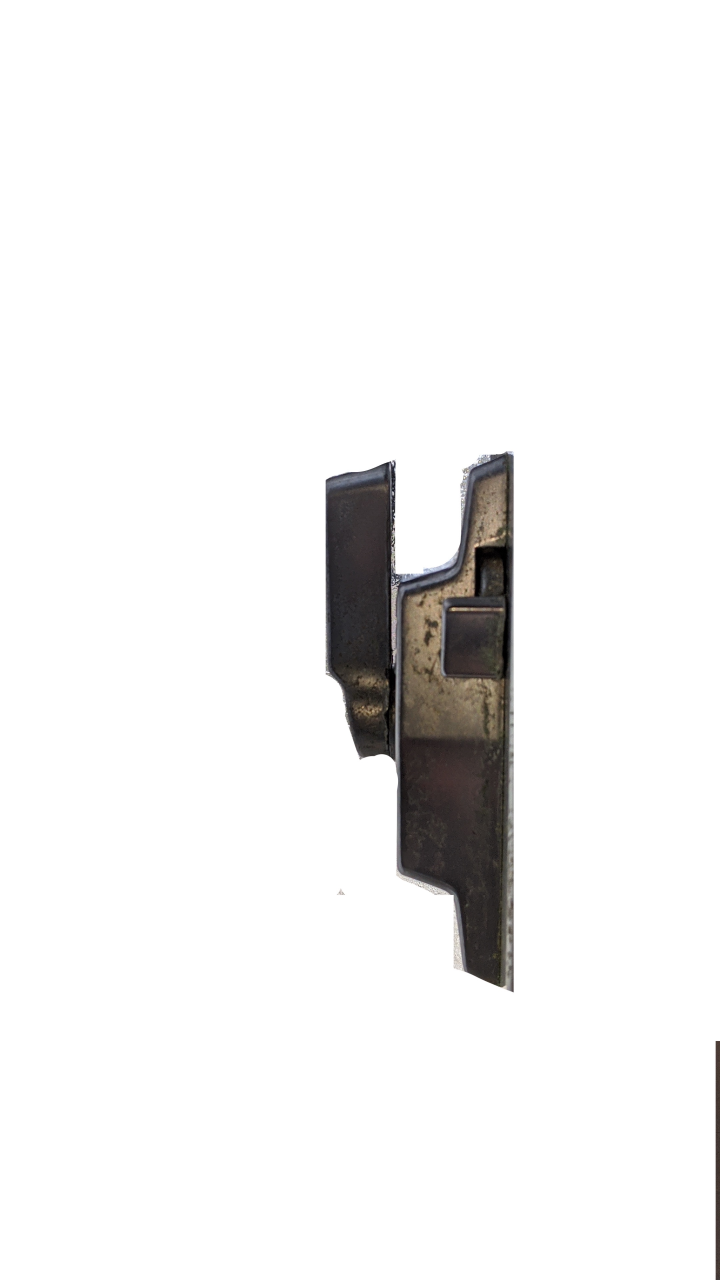
#> input picture images/base/compare.jpg, 2160 x 3840 px (shown at 1/3 size)
$ python compare_image.py
#> lines starting #> are read from the running program, lines starting #| are printed output that depends on the picture; after the words box and inside, x2 and y2 are one past the last pixel; in counts of white or black regions, pixels touching at a corner belong together; long printed decimals are rounded
# ref : https://qiita.com/best_not_best/items/c9497ffb5240622ede01

"""hist matching."""

import cv2
import os
import numpy as np
from matplotlib import pyplot as plt

TARGET_FILE = 'compare.jpg'
IMG_DIR = os.path.abspath(os.path.dirname(__file__)) + '/images/tests/'
IMG_BASE_DIR = os.path.abspath(os.path.dirname(__file__)) + '/images/base/'
IMG_RESULT_DIR = os.path.abspath(os.path.dirname(__file__)) + '/images/result/'
IMG_NEW_DIR = os.path.abspath(os.path.dirname(__file__)) + '/images/new/'
bgrLower = (10, 10, 10)  # 抽出する色の下限
bgrUpper = (100, 100, 88)  # 抽出する色の上限


# BGRで特定の色を抽出する関数
def bgr_extraction(image):
    # HSV に変換する。
    hsv = cv2.cvtColor(image, cv2.COLOR_BGR2HSV)

    # 2値化する。
    dst = cv2.inRange(hsv, (0, 0, 0), (64, 94, 255))

    fig, ax = plt.subplots(facecolor="w")
    ax.imshow(dst, cmap="gray")

    # plt.show()

    # cv2.imwrite(IMG_RESULT_DIR + 'figure2.png', dst)

    return dst


def match(from_img, to_img, file_name):
    # Initiate ORB detector
    orb = cv2.ORB_create()

    # find the keypoints and descriptors with ORB
    kp1, des1 = orb.detectAndCompute(from_img, None)
    kp2, des2 = orb.detectAndCompute(to_img, None)

    bf = cv2.BFMatcher(cv2.NORM_HAMMING, crossCheck=True)

    # Match descriptors.
    matches = bf.match(des1, des2)

    # Sort them in the order of their distance.
    matches = sorted(matches, key=lambda x: x.distance)

    # [6 lines of commented-out code are left out]

    print('there are %d good matches' % (len(matches)))

    # Draw first 10 matches.
    img3 = cv2.drawMatches(from_img, kp1, to_img, kp2, matches[:100], None, flags=2)

    # plt.imshow(img3), plt.show()

    cv2.imwrite(IMG_RESULT_DIR + file_name, img3)


def compare_histogram(target_hist, to_img):
    comparing_hist = cv2.calcHist([to_img], [0], None, [256], [0, 256])

    ret = cv2.compareHist(target_hist, comparing_hist, 0)

    return ret


# [31 lines left out: function compare_detection, not called in this run]


def compare(num=0):
#> called with num = 0
    IMG_SIZE_BASE = (90, 240)
    IMG_SIZE = (600, 800)

    target_img_path = IMG_BASE_DIR + TARGET_FILE
    target_img = cv2.imread(target_img_path)
#> target_img is the input picture: shape (3840, 2160, 3); mean B, G, R 240.9, 241.2, 241.7
    target_img = cv2.resize(target_img, IMG_SIZE)
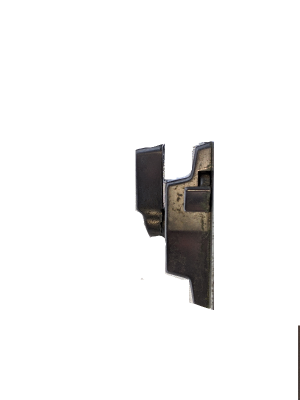
#> target_img: shape (800, 600, 3) (shown at 1/2 size); mean B, G, R 240.9, 241.2, 241.7
    target_img = bgr_extraction(target_img)
#> in bgr_extraction, `dst = cv2.inRange(hsv, (0, 0, 0), (64, 94, 255))`:
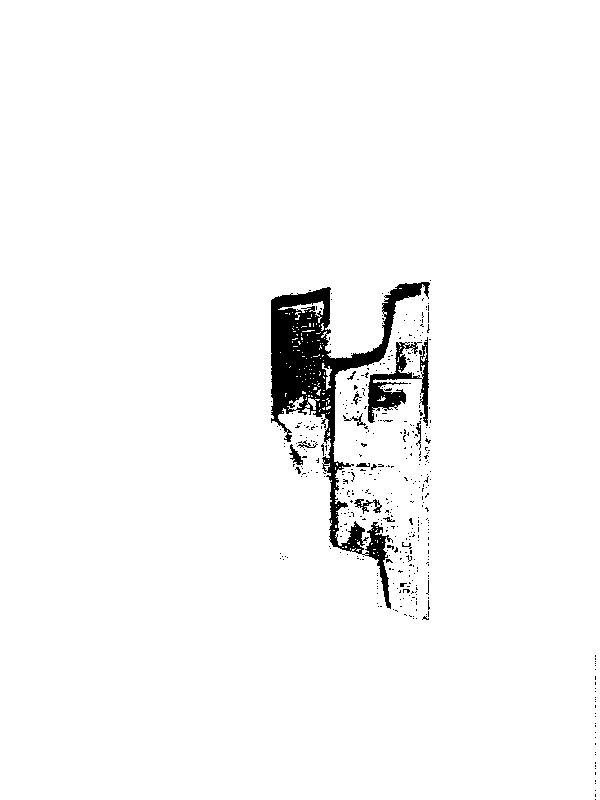
#> dst: shape (800, 600); 97.1% white; 416 black regions (401 under 20 px), largest, box (x1, y1, x2, y2) and area: (271, 282, 430, 609) 10323, (368, 337, 429, 426) 1799, (354, 499, 382, 514) 161
    target_hist = cv2.calcHist([target_img], [0], None, [256], [0, 256])
#> target_hist = 256 values, max 466014 at index 255, min 0 at index 1, mean 1875

    bf = cv2.BFMatcher(cv2.NORM_HAMMING)
    detector = cv2.AKAZE_create()
    (target_kp, target_des) = detector.detectAndCompute(target_img, None)
#> target_kp = 789 keypoints; strongest (x, y, size): (319, 305, 5.7), (324, 294, 8.1), (318, 306, 8.1), (357, 530, 8.1)

    print('TARGET_FILE: %s' % TARGET_FILE)

    try:
        files = os.listdir(IMG_DIR)
        for file in files:
            if file == '.DS_Store' or file == TARGET_FILE:
                continue

            comparing_img_path = IMG_DIR + file
            comparing_img = cv2.imread(comparing_img_path)
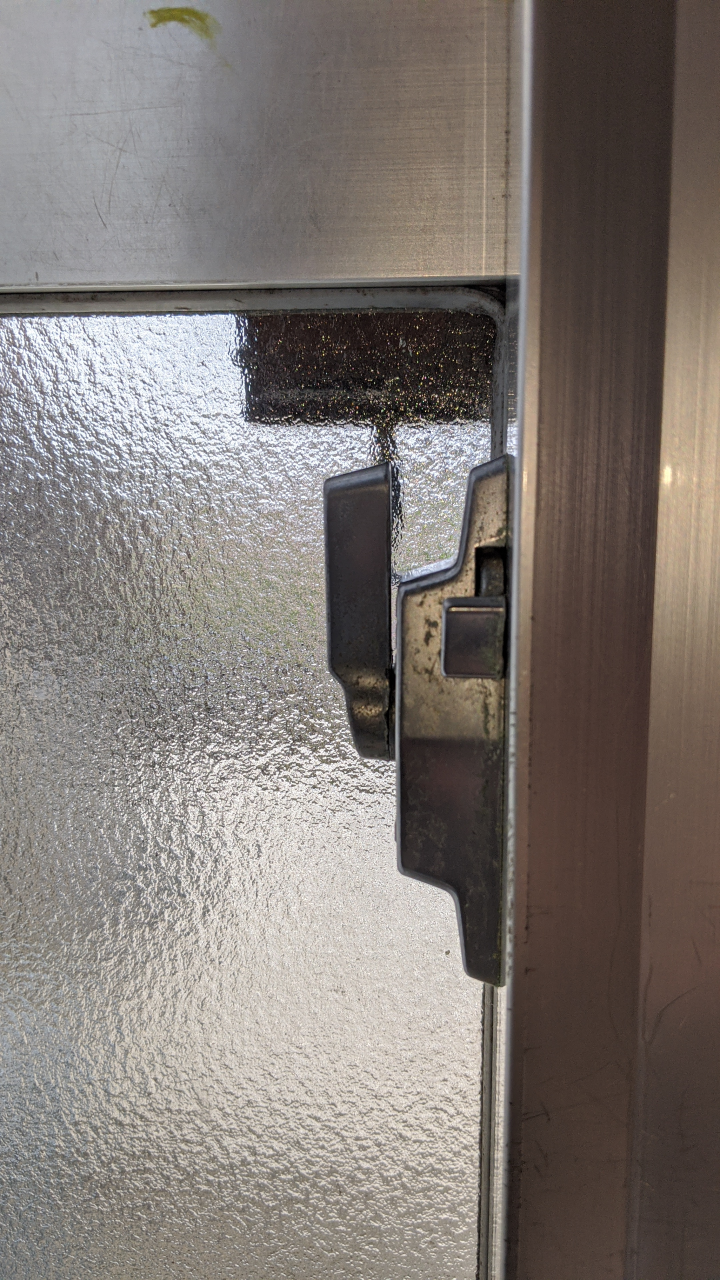
#> input picture images/tests/1.jpg, 2160 x 3840 px (shown at 1/3 size)
#> comparing_img is the input picture: shape (3840, 2160, 3); mean B, G, R 116.2, 121.1, 128.6
            comparing_img = cv2.resize(comparing_img, IMG_SIZE)
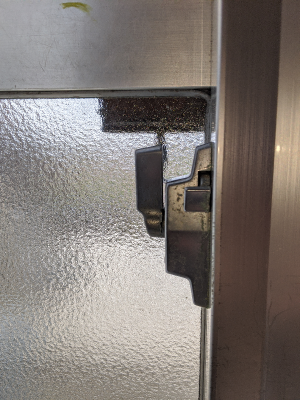
#> comparing_img: shape (800, 600, 3) (shown at 1/2 size); mean B, G, R 116.1, 121, 128.4
            comparing_img = bgr_extraction(comparing_img)
#> in bgr_extraction (call 2), `dst = cv2.inRange(hsv, (0, 0, 0), (64, 94, 255))`:
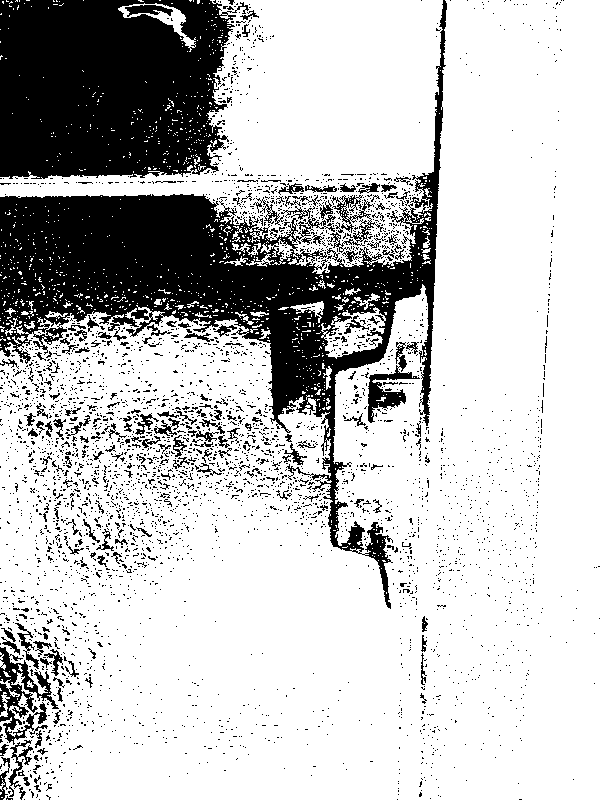
#> dst: shape (800, 600); 76.4% white; 3743 black regions (3554 under 20 px), largest, box (x1, y1, x2, y2) and area: (0, 0, 447, 609) 52263, (0, 0, 249, 179) 36727, (0, 647, 59, 745) 2025

            print(comparing_img_path)
            print(file, compare_histogram(target_hist, comparing_img))
#> in compare_histogram, `comparing_hist = cv2.calcHist([to_img], [0], None, [256], [0, 256])`: comparing_hist = 256 values, max 366957 at index 255, min 0 at index 1, mean 1875
#> in compare_histogram, `ret = cv2.compareHist(target_hist, comparing_hist, 0)`: ret = 0.964
#| 1.jpg 0.964
            # res, image = compare_detection(bf, detector, target_kp, target_des, target_img, comparing_img)
            # print(file, res)

            match(target_img, comparing_img, file)
#> in match, `kp1, des1 = orb.detectAndCompute(from_img, None)`: kp1 = 500 keypoints; strongest (x, y, size): (377, 506, 31), (405, 589, 31), (297, 408, 31), (359, 552, 31)
#> in match, `kp2, des2 = orb.detectAndCompute(to_img, None)`: kp2 = 500 keypoints; strongest (x, y, size): (159, 332, 31), (208, 443, 31), (152, 323, 31), (146, 318, 31)
#> in match, `matches = bf.match(des1, des2)`: matches = 156 matches
#| there are 156 good matches
#> in match, `img3 = cv2.drawMatches(from_img, kp1, to_img, kp2, matches[:100], None..`:
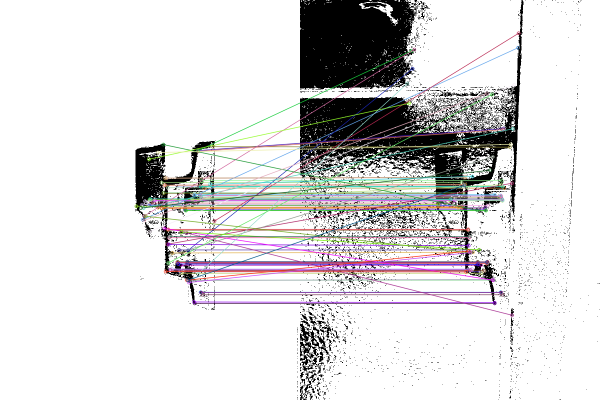
#> img3: shape (800, 1200, 3) (shown at 1/2 size); mean of channels 0, 1, 2 217.2, 216.6, 217.8; drawn as B, G, R
#> pass 2 of the loop in compare, `for file in files:`:
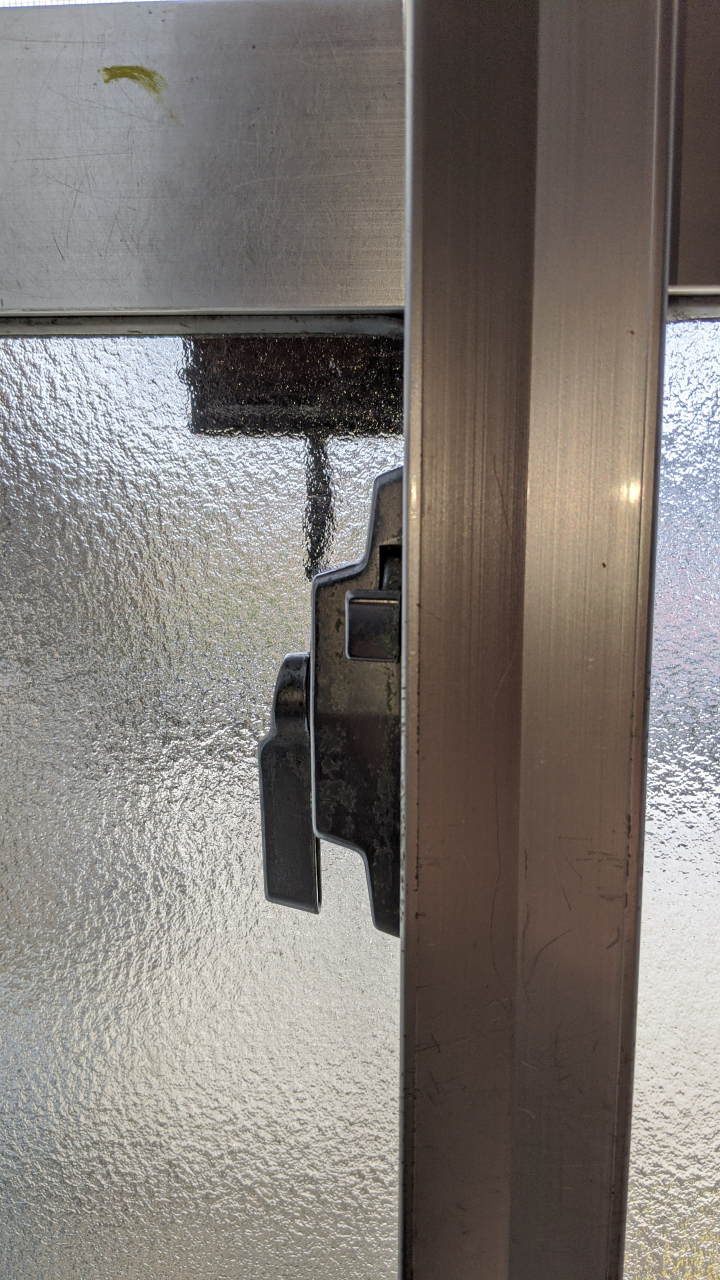
#> input picture images/tests/2.jpg, 2160 x 3840 px (shown at 1/3 size)
#> in compare, comparing_img is the input picture: shape (3840, 2160, 3); mean B, G, R 117.3, 122.1, 128.1
#> comparing_img: shape (800, 600, 3)
#> in bgr_extraction (call 3), `dst = cv2.inRange(hsv, (0, 0, 0), (64, 94, 255))`:
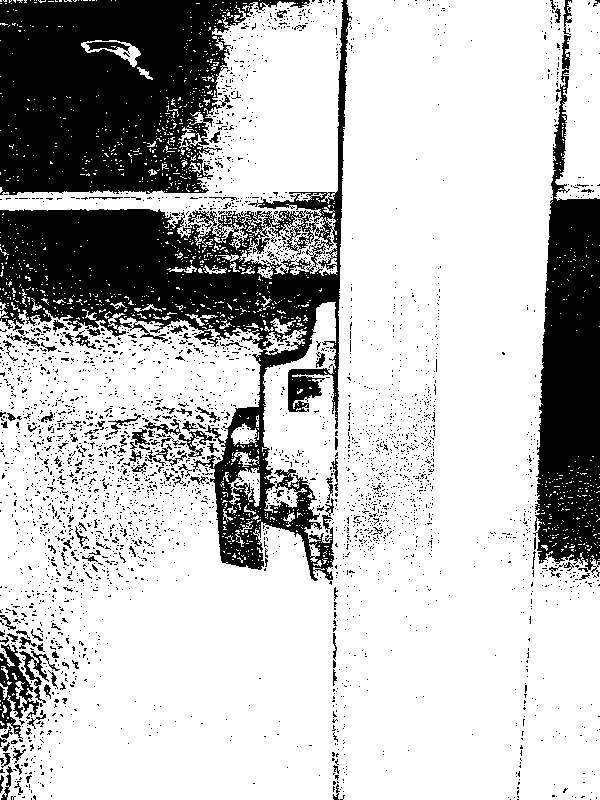
#> dst: shape (800, 600); 74.5% white; 3368 black regions (3238 under 20 px), largest, box (x1, y1, x2, y2) and area: (0, 0, 352, 581) 44609, (0, 0, 310, 195) 39392, (533, 35, 600, 577) 21433
#| 2.jpg 0.9551
#> kp2 = 500 keypoints; strongest (x, y, size): (101, 323, 31), (275, 485, 31), (82, 342, 31), (40, 657, 31)
#> matches = 135 matches
#| there are 135 good matches
#> in match (call 2), `img3 = cv2.drawMatches(from_img, kp1, to_img, kp2, matches[:100], None..`:
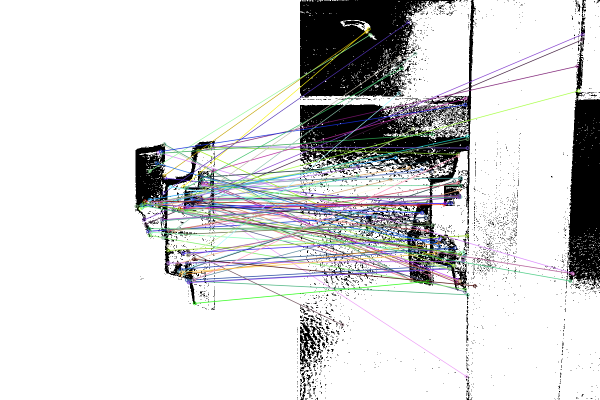
#> img3: shape (800, 1200, 3) (shown at 1/2 size); mean of channels 0, 1, 2 214.6, 214.1, 213.5; drawn as B, G, R
#> pass 3 of the loop in compare, `for file in files:`:
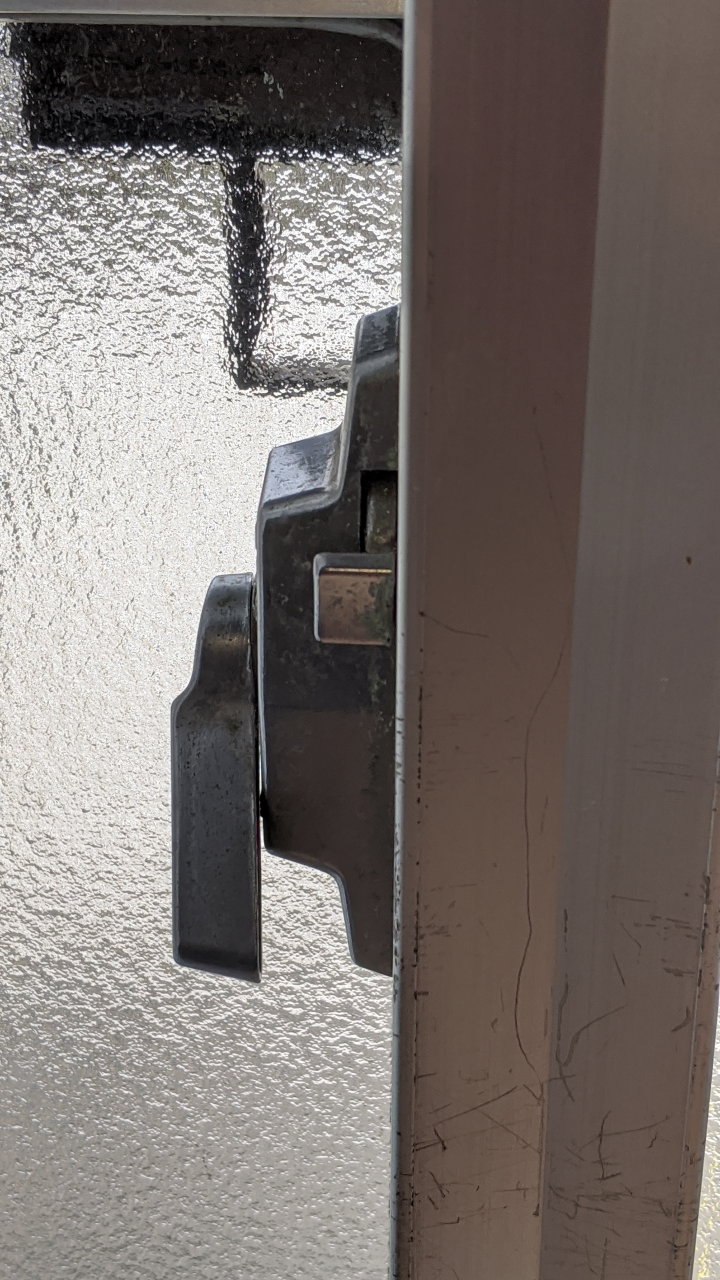
#> input picture images/tests/3.jpg, 2160 x 3840 px (shown at 1/3 size)
#> in compare, comparing_img is the input picture: shape (3840, 2160, 3); mean B, G, R 110.1, 114, 121.8
#> comparing_img: shape (800, 600, 3)
#> in bgr_extraction (call 4), `dst = cv2.inRange(hsv, (0, 0, 0), (64, 94, 255))`:
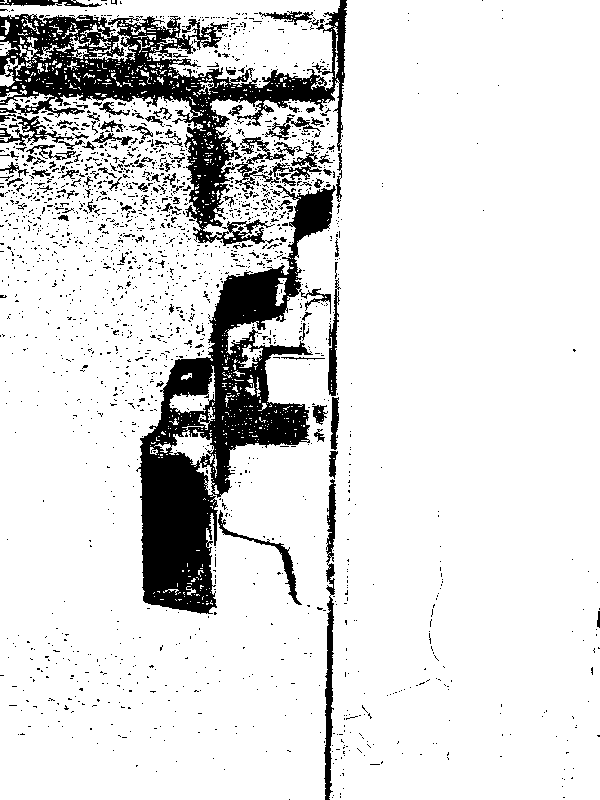
#> dst: shape (800, 600); 86.4% white; 1942 black regions (1829 under 20 px), largest, box (x1, y1, x2, y2) and area: (136, 185, 336, 614) 26914, (0, 0, 347, 246) 22239, (324, 479, 336, 800) 1821
#| 3.jpg 0.992
#> kp2 = 500 keypoints; strongest (x, y, size): (246, 80, 31), (152, 38, 31), (201, 465, 31), (183, 31, 31)
#> matches = 127 matches
#| there are 127 good matches
#> in match (call 3), `img3 = cv2.drawMatches(from_img, kp1, to_img, kp2, matches[:100], None..`:
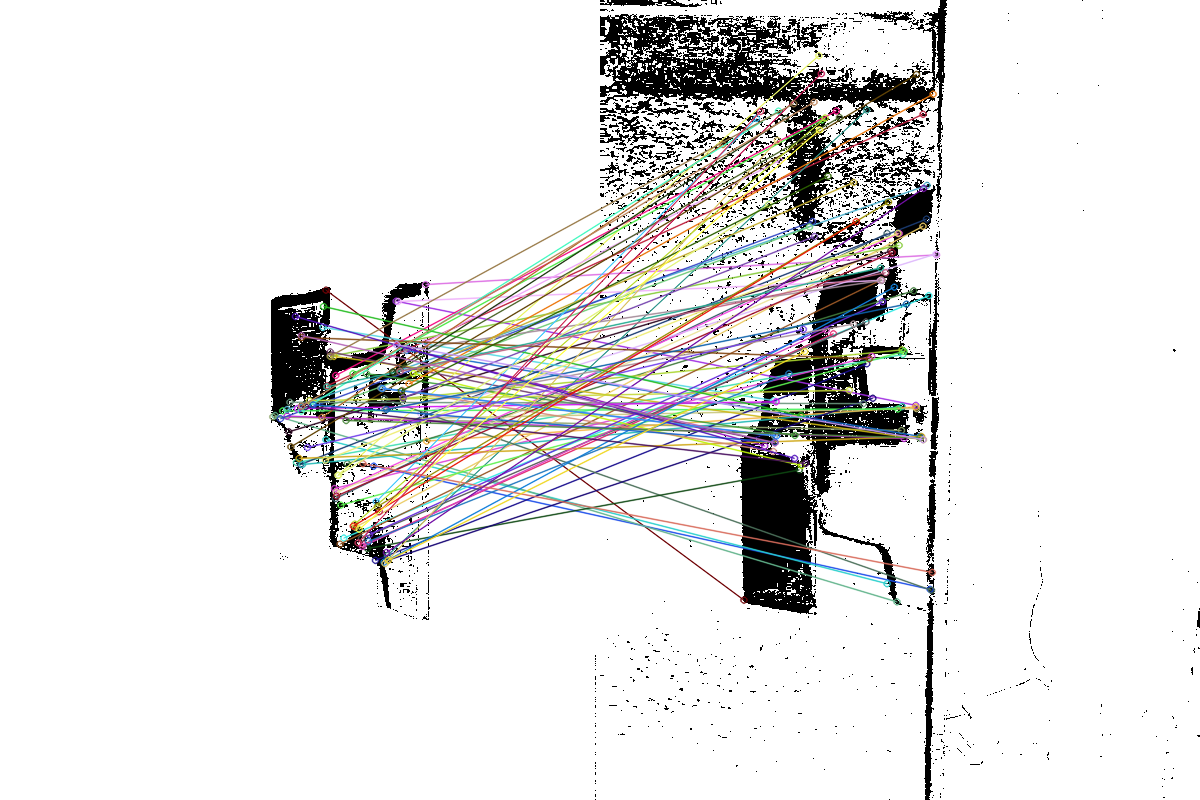
#> img3: shape (800, 1200, 3); mean of channels 0, 1, 2 228.1, 228.5, 229; drawn as B, G, R
            # break
    except KeyboardInterrupt:
        print("Ctrl+Cで停止しました")
        exit()


if __name__ == '__main__':
    compare()
